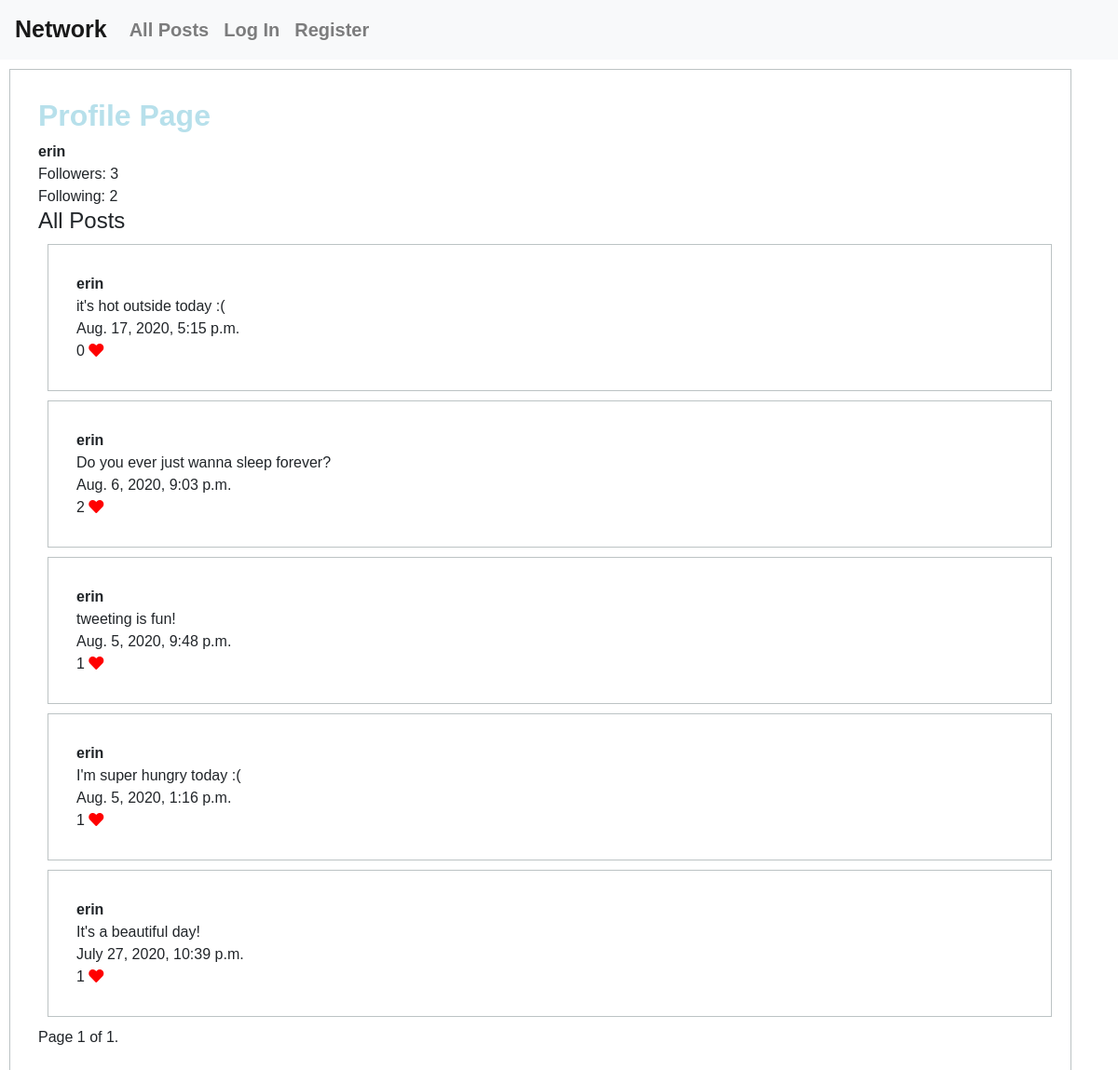
The page /profile_page/4 on the database its author committed.
### network/models.py (models this page shows, shortened)
class User(AbstractUser):
    pass

class Post(models.Model):
    users = models.ForeignKey(User, on_delete=models.CASCADE, related_name="posts")
    text = models.CharField(max_length=300)
    posting_time = models.DateTimeField(auto_now=False)
    likes = models.IntegerField(default=0)

### network/views.py (the view)
# urls.py: path("profile_page/<int:id>", views.profile_page, name="profile_page"),
def profile_page(request, id):
    user_profile = User.objects.get(pk=id)
    followers = None
    if request.user.is_authenticated:
        user = get_user(request)
        try:
            followers = Followers.objects.get(follower=user, following=user_profile)
        except Followers.DoesNotExist:
            followers = None
    user_followers = Followers.objects.filter(following=user_profile).count()
    user_following = Followers.objects.filter(follower=user_profile).count()
    posts = Post.objects.filter(users=user_profile).order_by('posting_time').reverse()
    paginator = Paginator(posts, 10)
    page_number = request.GET.get('page')
    page_obj = paginator.get_page(page_number)
    return render(request, "network/profile_page.html", {
        "user_profile": user_profile,
        "followers": followers,
        "user_followers": user_followers,
        "user_following": user_following,
        "page_obj": page_obj
    })

### network/templates/network/profile_page.html (shortened to what this page needs)
{% extends "network/layout.html" %}
{% block body %}
    <div id="profile_page" class="container">
      <h2>Profile Page</h2>
          <strong>{{ user_profile.username }}</strong>
          <br>
          Followers: {{ user_followers }}
          <br>
          Following: {{ user_following }}
          <br>
          <h4>All Posts</h4>
          {% for post in page_obj %}
            <div class="container">
              <strong>{{ post.users }}</strong>
              <br>
              {{ post.text }}
              <br>
              {{ post.posting_time }}
              <br>
              <div id="likes">{{ post.likes }} <i class="fas fa-heart"></i></div>
            </div>
          {% endfor %}
          <div class="pagination">
            <span class="step-links">
              <span class="current">
                  Page {{ page_obj.number }} of {{ page_obj.paginator.num_pages }}.
              </span>
            </span>
          </div>
    </div>
{% endblock %}

### network/static/network/styles.css (style rules this page uses)
* { font-family: "Josefin Sans", sans-serif; }
.container { padding: 30px; border: 1px #bcc3c4; margin: 10px; border-style: solid; }
#likes i { color: red; }
#profile_page h2 { color: #b7e0eb; font-weight: bold; }

### rows shown on the page
User: username "erin"
Post: users "erin", text "it's hot outside today :(", posting_time "Aug. 17, 2020, 5:15 p.m.", likes "0"
Post: users "erin", text "Do you ever just wanna sleep forever?", posting_time "Aug. 6, 2020, 9:03 p.m.", likes "2"
Post: users "erin", text "tweeting is fun!", posting_time "Aug. 5, 2020, 9:48 p.m.", likes "1"
Post: users "erin", text "I'm super hungry today :(", posting_time "Aug. 5, 2020, 1:16 p.m.", likes "1"
Post: users "erin", text "It's a beautiful day!", posting_time "July 27, 2020, 10:39 p.m.", likes "1"

### other values the page prints
{{ user_followers }} "3"
{{ user_following }} "2"
{{ page_obj.number }} "1"
{{ page_obj.paginator.num_pages }} "1"
